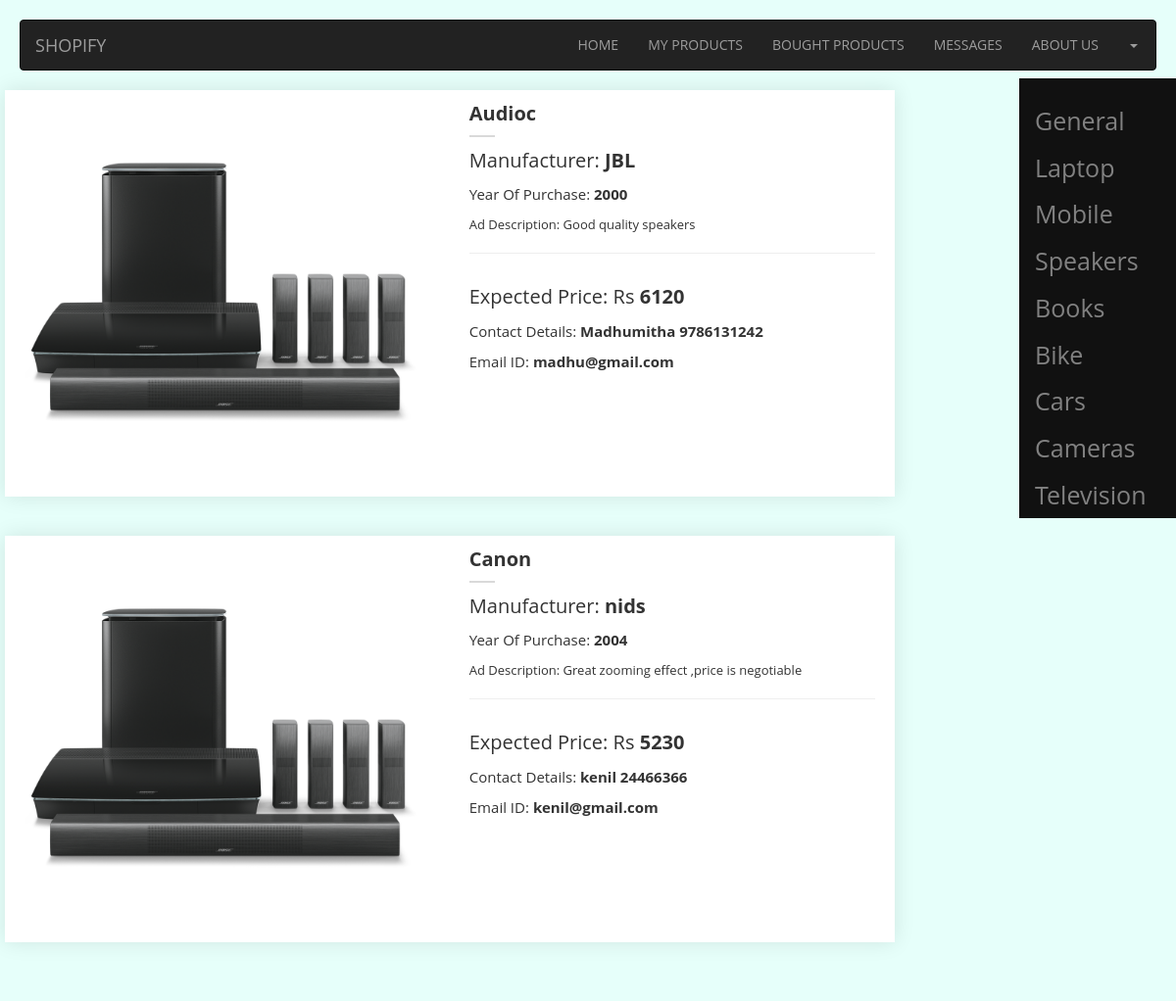
/audio_purchase.php, run on the app's committed database.
### tables this page shows
CREATE TABLE `advertisement` (
  `advt_id` int(100) NOT NULL,
  `item_name` varchar(255) DEFAULT NULL,
  `item_type` varchar(255) DEFAULT NULL,
  `date_of_init` varchar(255) DEFAULT NULL,
  `date_of_exp` varchar(255) DEFAULT NULL,
  `owner_id` varchar(255) DEFAULT NULL,
  `buyer_id` varchar(255) DEFAULT NULL
);

CREATE TABLE `speakers` (
  `product_id` int(100) NOT NULL,
  `manufacturer` varchar(255) DEFAULT NULL,
  `year_of_purchase` varchar(255) DEFAULT NULL,
  `ad_description` varchar(255) DEFAULT NULL,
  `expected_price` varchar(255) DEFAULT NULL
);

CREATE TABLE `users` (
  `Nitc_email_id` varchar(255) NOT NULL,
  `User_name` varchar(255) DEFAULT NULL,
  `Mobile_no` varchar(255) DEFAULT NULL,
  `User_type` varchar(255) DEFAULT NULL,
  `User_password` varchar(255) DEFAULT NULL
);

### audio_purchase.php (the view, shortened to what this page needs)
<?php
   require('inc/config.php');
?>
<!DOCTYPE html>
<html>
<head>
	<link rel="stylesheet" href="https://maxcdn.bootstrapcdn.com/bootstrap/3.3.7/css/bootstrap.min.css">
    <link rel="stylesheet" type="text/css" href="css/footer.css">
		<link rel="stylesheet" type="text/css" href="css/advertise.css">
		<link rel="stylesheet" type="text/css" href="css/purchase.css">
</head>
<body style="background-color:  #e6fffa;">
	<nav class="navbar navbar-inverse">
  <div class="container">
    <div class="navbar-header">
      <a class="navbar-brand" href="home.php">SHOPIFY</a>
    </div>
    <div class="collapse navbar-collapse" id="myNavbar">
      <ul class="nav navbar-nav navbar-right">
        <li><a href="home.php">HOME</a></li>
        <li><a href="my_products.php">MY PRODUCTS</a></li>
        <li><a href="bought_products.php">BOUGHT PRODUCTS</a></li>
        <li><a href="message.php">MESSAGES</a></li>
        <li><a href="about_us.php">ABOUT US</a></li>
        <li class="dropdown"><a href="#" class="dropdown-toggle" data-toggle="dropdown"><?php echo $_SESSION['email']; ?><span class="caret"></span></a>
        </li>
      </ul>
    </div>
  </div>
</nav>
<div class="sidenav">
  <a href="purchase.php">General</a>
  <a href="laptop_purchase.php">Laptop</a>
  <a href="mobile_purchase.php">Mobile</a>
  <a href="audio_purchase.php">Speakers</a>
  <a href="book_purchase.php">Books</a>
  <a href="bike_purchase.php">Bike</a>
  <a href="car_purchase.php">Cars</a>
  <a href="camera_purchase.php">Cameras</a>
  <a href="television_purchase.php">Television</a>
</div>
<?php
$query = "SELECT * FROM Advertisement ";
$result = mysqli_query($db,$query);
while ($row = mysqli_fetch_assoc($result)) {
    $id = $row["advt_id"];
    $email_id = $row["owner_id"];
    if($row["item_type"]==="Speakers"){
        $query2 = "SELECT * FROM speakers WHERE product_id = '$id'";
    	$result2 = mysqli_query($db,$query2);
    	$row2 = mysqli_fetch_assoc($result2);
    	$query3 = "SELECT * FROM Users WHERE Nitc_email_id = '$email_id'";
    	$result3 = mysqli_query($db,$query3);
    	$row3 = mysqli_fetch_assoc($result3);
    	?>
        <div class="container">
            <div class="row row-margin-bottom">
            <div class="col-md-9 no-padding lib-item" data-category="view">
                <div class="lib-panel">
                    <div class="row box-shadow">
                        <div class="col-md-6">
                            <img class="lib-img-show" src="images/speaker.png" height="415px">
                        </div>
                        <div class="col-md-6">
                            <div class="lib-row lib-header">
                               <b> <?php echo $row["item_name"]; ?></b>
                                <div class="lib-header-seperator"></div>
                            </div>
                            <div class="lib-row lib-header">
                            	<p>Manufacturer: <b><?php echo $row2["manufacturer"]; ?></b></p>
                            </div>
                            <div class="lib-row lib-data">
                            	<p>Year Of Purchase: <b><?php echo $row2["year_of_purchase"]; ?></b></p>
                            </div>
                            <div class="lib-row lib-desc">
                                <p> Ad Description: <?php echo $row2["ad_description"]; ?> </p>
                                <hr>
                            </div>
                            <div class="lib-row lib-price">
                            	<p>Expected Price: Rs <b><?php echo $row2["expected_price"]; ?></b></p>
                            </div>
                            <div class="lib-row lib-data">
                            	<p>Contact Details: <b><?php echo $row3["User_name"]." ".$row3["Mobile_no"]; ?></b></p>
                            </div>
                            <div class="lib-row lib-data">
                            	<p>Email ID: <b><?php echo $row["owner_id"];?></b></p>
                            </div>
                        </div>
                    </div>
                </div>
            </div>
            <div class="col-md-1"></div>
        </div>
</div>
<?php
    }
}
?>

### css/purchase.css (style rules this page uses)
.sidenav { height: auto; width: 160px; position: fixed; z-index: 1; top: 0; right: 0; background-color: #111; overflow-x: hidden; padding-top: 20px; margin-top: 80px; }
.sidenav a { padding: 6px 8px 6px 16px; text-decoration: none; font-size: 25px; color: #818181; display: block; }
body { padding: 20px; font-family: 'Open Sans', sans-serif; background-color: #f7f7f7; }
.lib-panel { margin-bottom: 20px; }
.lib-panel img { width: 100%; background-color: transparent; }
.lib-panel .row, .lib-panel .col-md-6 { padding: 0; background-color: #FFFFFF; }
.lib-panel .lib-row { padding: 0 20px 0 20px; }
.lib-panel .lib-row.lib-header { background-color: #FFFFFF; font-size: 20px; padding: 10px 20px 0 20px; }
.lib-panel .lib-row.lib-price { background-color: #FFFFFF; font-size: 20px; padding: 10px 20px 0 20px; }
.lib-panel .lib-row.lib-data { background-color: #FFFFFF; font-size: 15px; padding: 0px 20px 0 20px; }
.lib-panel .lib-row.lib-header .lib-header-seperator { height: 2px; width: 26px; background-color: #d9d9d9; margin: 7px 0 0px 0; }
.lib-panel .lib-row.lib-desc { position: relative; height: 100%; display: block; font-size: 13px; }
.row-margin-bottom { margin-bottom: 20px; }
.box-shadow { -webkit-box-shadow: 0px 0px 20px 0px #0808081a!important; box-shadow: 0px 0px 20px 0px #0a0a0a1a!important; }
.no-padding { padding: 0; }

### data on the page
advertisement: item_name "Audioc", speakers.manufacturer "JBL", speakers.year_of_purchase "2000", speakers.ad_description "Good quality speakers", speakers.expected_price "6120", owner.User_name "Madhumitha", owner.Mobile_no "9786131242", owner "madhu@gmail.com"
advertisement: item_name "Canon", speakers.manufacturer "nids", speakers.year_of_purchase "2004", speakers.ad_description "Great zooming effect ,price is negotiable", speakers.expected_price "5230", owner.User_name "kenil", owner.Mobile_no "24466366", owner "kenil@gmail.com"
